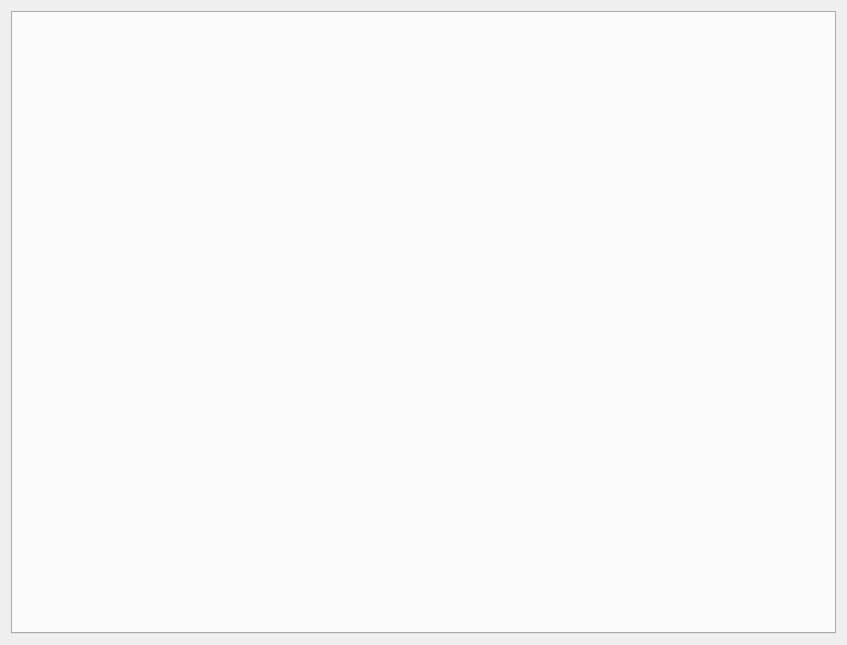
<?xml version="1.0" encoding="UTF-8"?>
<ui version="4.0">
 <class>Form</class>
 <widget class="QWidget" name="Form">
  <property name="geometry">
   <rect>
    <x>0</x>
    <y>0</y>
    <width>847</width>
    <height>645</height>
   </rect>
  </property>
  <property name="windowTitle">
   <string>Form</string>
  </property>
  <layout class="QVBoxLayout" name="verticalLayout">
   <item>
    <widget class="QTabWidget" name="tabWidget">
     <property name="currentIndex">
      <number>-1</number>
     </property>
    </widget>
   </item>
  </layout>
 </widget>
 <resources/>
 <connections/>
</ui>
